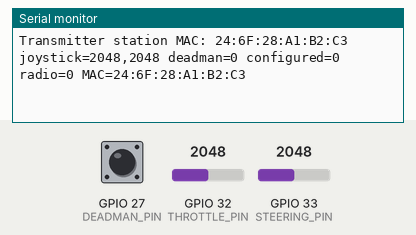
This sketch was run on a simulated ESP32. On the bench: the last lines printed to the serial monitor. Inputs (shaded band) come from the test bench; at power-on: GPIO 32 (THROTTLE_PIN) = 2048, GPIO 33 (STEERING_PIN) = 2048, GPIO 27 (DEADMAN_PIN) HIGH (analog values on the 0–4095 scale). Random numbers use the default seed unless the sketch sets one.

Above: at 1.2 s.
1.3 s: GPIO 32 (THROTTLE_PIN) set to 2866
At 2.6 s:
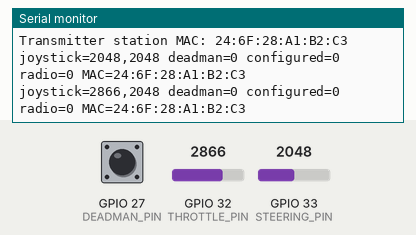
2.8 s: GPIO 33 (STEERING_PIN) set to 2866
At 3.8 s:
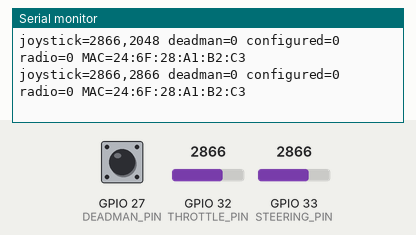
4.3 s: GPIO 27 (DEADMAN_PIN) pulled LOW for 1 s
At 5.5 s:
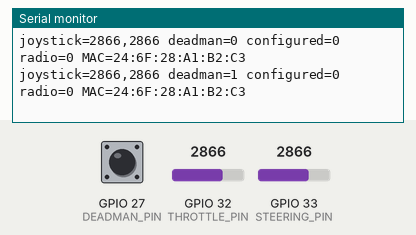
6.8 s: GPIO 32 (THROTTLE_PIN) set to 3603
At 7.8 s:
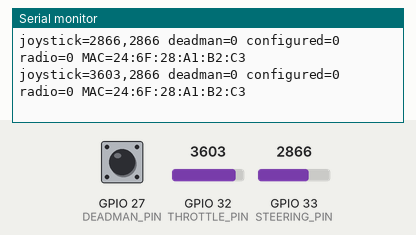
8.3 s: GPIO 33 (STEERING_PIN) set to 3603
At 9.6 s:
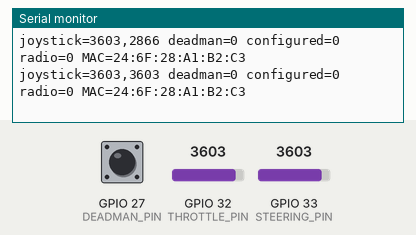
9.8 s: GPIO 27 (DEADMAN_PIN) pulled LOW for 1 s
At 10.5 s:
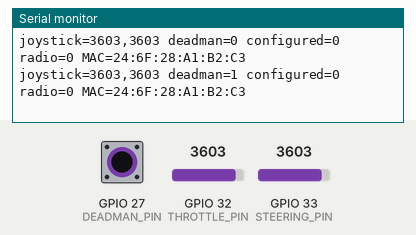
Timing chart, 0 to 12.8 s (numbered marks = the images above; inputs shaded):
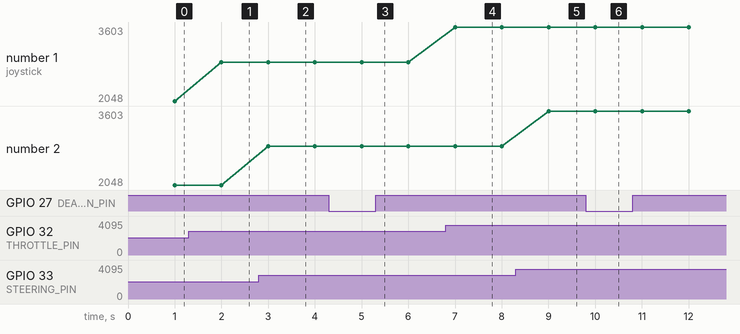

Measured:
- after the input at 1.3 s, the serial monitor: prints a new line after 0.70 s (image 1)
- after the input at 2.8 s, the serial monitor: prints a new line after 0.20 s (image 2)
- after the input at 4.3 s, the serial monitor: prints a new line after 0.70 s (image 3)
- after the input at 6.8 s, the serial monitor: prints a new line after 0.20 s (image 4)
- after the input at 8.3 s, the serial monitor: prints a new line after 0.70 s (image 5)
- after the input at 9.8 s, the serial monitor: prints a new line after 0.20 s (image 6)
- plotted number 1: 2048 → 2866 after the input at 1.3 s, 2866 → 3603 after the input at 6.8 s

The sketch:

transmitter_esp32.ino
```cpp
// (licence header left out)
#include <Arduino.h>
#include <WiFi.h>
#include <esp_now.h>
#include <esp_wifi.h>
#include <esp_system.h>
#include <SpyCarProtocol.h>
#if __has_include("config.private.h")
#include "config.private.h"
#else
#include "config.h"
#endif

#if !CONFIG_IDF_TARGET_ESP32
#error "This joystick pinout targets an original ESP32 DevKit."
#endif

bool radioReady = false;
uint32_t session = 0;
uint32_t sequence = 0;

bool keyPresent(const uint8_t *key) {
  uint8_t combined = 0;
  for (int i = 0; i < 16; ++i) combined |= key[i];
  return combined != 0;
}

int readAxis(int raw, int minimum, int center, int maximum) {
  if (raw > center + JOYSTICK_DEADZONE)
    return constrain((raw - center - JOYSTICK_DEADZONE) * 1000 /
                     max(1, maximum - center - JOYSTICK_DEADZONE), 0, 1000);
  if (raw < center - JOYSTICK_DEADZONE)
    return constrain((raw - center + JOYSTICK_DEADZONE) * 1000 /
                     max(1, center - JOYSTICK_DEADZONE - minimum), -1000, 0);
  return 0;
}

void setup() {
  Serial.begin(115200);
  pinMode(DEADMAN_PIN, INPUT_PULLUP);
  analogReadResolution(12);
  analogSetPinAttenuation(THROTTLE_PIN, ADC_11db);
  analogSetPinAttenuation(STEERING_PIN, ADC_11db);
  WiFi.mode(WIFI_STA);
  WiFi.setSleep(false);
  Serial.printf("Transmitter station MAC: %s\n", WiFi.macAddress().c_str());
  if (!PAIRING_CONFIGURED || !keyPresent(ESPNOW_PMK) || !keyPresent(ESPNOW_LMK)) return;
  if (esp_wifi_set_channel(WIFI_CHANNEL, WIFI_SECOND_CHAN_NONE) != ESP_OK ||
      esp_now_init() != ESP_OK || esp_now_set_pmk(ESPNOW_PMK) != ESP_OK) return;
  esp_now_peer_info_t peer = {};
  memcpy(peer.peer_addr, RECEIVER_MAC, 6);
  memcpy(peer.lmk, ESPNOW_LMK, 16);
  peer.channel = WIFI_CHANNEL;
  peer.ifidx = WIFI_IF_STA;
  peer.encrypt = true;
  if (esp_now_add_peer(&peer) != ESP_OK) return;
  do { session = esp_random(); } while (session == 0);
  radioReady = true;
}

void loop() {
  const uint32_t now = millis();
  static uint32_t lastSend = 0, lastStatus = 0;
  const int throttleRaw = analogRead(THROTTLE_PIN);
  const int steeringRaw = analogRead(STEERING_PIN);
  const bool held = digitalRead(DEADMAN_PIN) == LOW;
  if (radioReady && now - lastSend >= 20) {
    lastSend = now;
    spycar::Packet packet = {};
    packet.magic = spycar::kMagic;
    packet.version = spycar::kVersion;
    packet.session = session;
    packet.sequence = ++sequence;
    if (JOYSTICK_CALIBRATION_CONFIRMED) {
      packet.flags = held ? spycar::kDeadman : 0;
      packet.throttle = THROTTLE_DIRECTION * readAxis(throttleRaw, THROTTLE_MIN, THROTTLE_CENTER, THROTTLE_MAX);
      packet.steering = STEERING_DIRECTION * readAxis(steeringRaw, STEERING_MIN, STEERING_CENTER, STEERING_MAX);
    }
    // Sending means queued, not confirmed delivered; receiver enforces timeout.
    esp_now_send(RECEIVER_MAC, reinterpret_cast<const uint8_t *>(&packet), sizeof(packet));
  }
  if (now - lastStatus >= 1000) {
    lastStatus = now;
    Serial.printf("joystick=%d,%d deadman=%d configured=%d radio=%d MAC=%s\n",
                  throttleRaw, steeringRaw, held, JOYSTICK_CALIBRATION_CONFIRMED,
                  radioReady, WiFi.macAddress().c_str());
  }
  delay(1);
}
```

config.h
```cpp
#pragma once
#include <stdint.h>

constexpr bool PAIRING_CONFIGURED = false;
constexpr uint8_t RECEIVER_MAC[6] = {0, 0, 0, 0, 0, 0};
constexpr uint8_t WIFI_CHANNEL = 1;
constexpr uint8_t ESPNOW_PMK[16] = {};
constexpr uint8_t ESPNOW_LMK[16] = {};

// Original ESP32 DevKit, not S2. Joystick must be powered from 3.3V.
constexpr uint8_t THROTTLE_PIN = 32;
constexpr uint8_t STEERING_PIN = 33;
constexpr uint8_t DEADMAN_PIN = 27; // Normally-open momentary switch to GND.
constexpr bool JOYSTICK_CALIBRATION_CONFIRMED = false;
constexpr int THROTTLE_MIN = 0;
constexpr int THROTTLE_CENTER = 2048;
constexpr int THROTTLE_MAX = 4095;
constexpr int STEERING_MIN = 0;
constexpr int STEERING_CENTER = 2048;
constexpr int STEERING_MAX = 4095;
constexpr int THROTTLE_DIRECTION = 1;
constexpr int STEERING_DIRECTION = 1;
constexpr int JOYSTICK_DEADZONE = 120;
```
